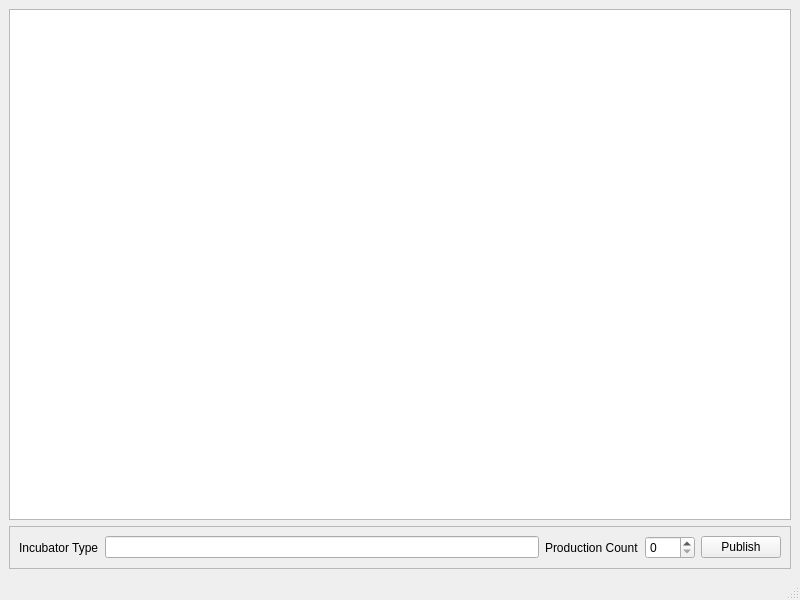
<?xml version="1.0" encoding="UTF-8"?>
<ui version="4.0">
 <class>industrialWindow</class>
 <widget class="QMainWindow" name="industrialWindow">
  <property name="geometry">
   <rect>
    <x>0</x>
    <y>0</y>
    <width>800</width>
    <height>600</height>
   </rect>
  </property>
  <property name="windowTitle">
   <string>Industral Manager</string>
  </property>
  <widget class="QWidget" name="centralwidget">
   <layout class="QVBoxLayout" name="verticalLayout">
    <item>
     <widget class="QListWidget" name="list_widget"/>
    </item>
    <item>
     <widget class="QFrame" name="frame">
      <property name="frameShape">
       <enum>QFrame::StyledPanel</enum>
      </property>
      <property name="frameShadow">
       <enum>QFrame::Raised</enum>
      </property>
      <layout class="QHBoxLayout" name="horizontalLayout">
       <item>
        <widget class="QLabel" name="label">
         <property name="text">
          <string>Incubator Type</string>
         </property>
        </widget>
       </item>
       <item>
        <widget class="QLineEdit" name="line_edit_inc_type"/>
       </item>
       <item>
        <widget class="QLabel" name="label_2">
         <property name="text">
          <string>Production Count</string>
         </property>
        </widget>
       </item>
       <item>
        <widget class="QSpinBox" name="spinbox_count">
         <property name="minimumSize">
          <size>
           <width>50</width>
           <height>0</height>
          </size>
         </property>
        </widget>
       </item>
       <item>
        <widget class="QPushButton" name="button_publish">
         <property name="text">
          <string>Publish</string>
         </property>
        </widget>
       </item>
      </layout>
     </widget>
    </item>
   </layout>
  </widget>
  <widget class="QMenuBar" name="menubar">
   <property name="geometry">
    <rect>
     <x>0</x>
     <y>0</y>
     <width>800</width>
     <height>21</height>
    </rect>
   </property>
  </widget>
  <widget class="QStatusBar" name="statusbar"/>
 </widget>
 <resources/>
 <connections/>
</ui>
